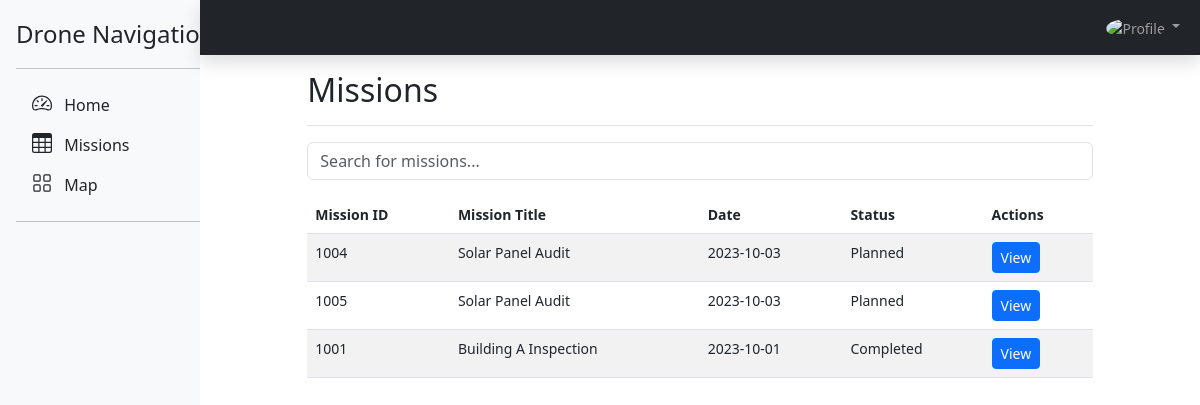
Screenshot of /php/src/fyp_frontend/dashboard/?page=1 (signed in) with the database file from the repository.
### tables this page shows
CREATE TABLE `missiontable` (
  `mission_id` int NOT NULL AUTO_INCREMENT,
  `user_id` int NOT NULL,
  `device_sn` varchar(32) DEFAULT NULL,
  `mission_name` varchar(255) NOT NULL,
  `mission_Flight_Route` varchar(255) DEFAULT NULL,
  `location` varchar(255) NOT NULL,
  `start_time` datetime NOT NULL,
  `end_time` datetime DEFAULT NULL,
  `status` varchar(50) NOT NULL DEFAULT 'planned',
  `notes` text,
  PRIMARY KEY (`mission_id`),
  KEY `missiontable_fk` (`user_id`),
  CONSTRAINT `missiontable_fk` FOREIGN KEY (`user_id`) REFERENCES `usertable` (`user_id`) ON DELETE RESTRICT ON UPDATE RESTRICT
);

### php/src/fyp_frontend/dashboard/_main/missions.inc.php (the view, shortened to what this page needs)
<?php
function getMissionsPage() {
  $pdo = dbconnect();
  if (isset($_SESSION['userid'])) {
    $user_id = $_SESSION['userid'];
  } else {
    echo '<p>Please <a href="../login/">login</a> to access the dashboard.</p>';
    return;
  }
  $query = "SELECT mission_id, mission_name, status, start_time FROM missiontable WHERE user_id = ? ORDER BY start_time DESC";
  $stmt = $pdo->prepare($query);
  $stmt->execute([$user_id]);
  $missions = $stmt->fetchAll(PDO::FETCH_ASSOC);
  ?>
  <main class="col-md-9 mx-auto col-lg-10 px-md-4">
    <div class="d-flex justify-content-between flex-wrap flex-md-nowrap align-items-center pt-3 pb-2 mb-3 border-bottom">
      <h1 class="h2">Missions</h1>
    </div>
    <div class="input-group mb-3">
      <input type="text" id="searchInput" class="form-control" placeholder="Search for missions..." onkeyup="filterTable()">
    </div>
  <?php if (count($missions) > 0) { ?>
    <table class="table table-striped table-hover" id="missionsTable">
      <thead class="thead-dark">
        <tr>
          <th>Mission ID</th>
          <th>Mission Title</th>
          <th>Date</th>
          <th>Status</th>
          <th>Actions</th>
        </tr>
      </thead>
      <tbody>
      <?php foreach ($missions as $row) {
          $missionId = htmlspecialchars($row['mission_id']);
          $missionName = htmlspecialchars($row['mission_name']);
          $status = htmlspecialchars($row['status']);
          $startTime = htmlspecialchars($row['start_time']);
      ?>
        <tr id="mission-<?php echo $missionId; ?>">
          <td><?php echo $missionId; ?></td>
          <td><?php echo $missionName; ?></td>
          <td><?php echo date('Y-m-d', strtotime($startTime)); ?></td>
          <td><?php echo ucfirst($status); ?></td>
          <td>
          <a href="?page=3&id=<?php echo urlencode($missionId); ?>" class="btn btn-primary btn-sm">View</a>
          </td>
        </tr>
      <?php } ?>
      </tbody>
    </table>
  <?php } else { ?>
    <p>No missions found.</p>
  <?php } ?>
  </main>
  <?php } ?>

### php/src/fyp_frontend/dashboard/index.php (shortened to what this page needs)
<?php
  include_once('_main/getMainBody.php');
?>
<!doctype html>
<html lang="en">
  <head>
    <link href="../assets/dist/css/bootstrap.min.css" rel="stylesheet">
    <link href="dashboard.css" rel="stylesheet">
    <link href="sidebars.css" rel="stylesheet">
  </head>
  <body>
<div class="container-fluid">
  <div class="row">
    <nav id="sidebarMenu" class="col-md-3 col-lg-2 d-md-block bg-light sidebar collapse p-0">
      <?php include_once('_inc/sidebar.inc.php'); ?>
    </nav>
    <div class="col-md-9 col-lg-10 main-content px-0">
      <header class="navbar navbar-dark sticky-top bg-dark flex-md-nowrap p-0 shadow">
      <?php include_once('_inc/navbar.inc.php'); ?>
      </header>
    <?php
      if (array_key_exists('page', $_GET)){
        $pageMin = 1;
        $pageMax = 7;
        if (!filter_var($_GET['page'], FILTER_VALIDATE_INT, array("options"=> array("min_range"=>$pageMin, "max_range"=>$pageMax)))){
          getMainBody(0);
        } else {
          $requested_page = intval($_GET['page']);
          getMainBody($requested_page);
        }
      } else {
        getMainBody(0);
      }
    ?>
    </div>
  </div>
</div>
  </body>
</html>

### php/src/fyp_frontend/dashboard/_inc/sidebar.inc.php
<div class="d-flex flex-column flex-shrink-0 p-3 bg-light" style="width: 280px;">
    <a href="./" class="d-flex align-items-center mb-3 mb-md-0 me-md-auto link-dark text-decoration-none">
      <span class="fs-4">Drone Navigation</span>
    </a>
    <hr>
    <ul class="nav nav-pills flex-column mb-auto">
      <li>
        <a href="./" class="nav-link fs-6 link-dark">
          <svg class="bi pe-none me-2" width="20" height="20"><use xlink:href="#speedometer2"/></svg>
          Home
        </a>
      </li>
      <li>
        <a href="?page=1" class="nav-link fs-6 link-dark">
          <svg class="bi pe-none me-2" width="20" height="20"><use xlink:href="#table"/></svg>
          Missions
        </a>
      </li>
      <li>
        <a href="?page=2" class="nav-link fs-6 link-dark">
          <svg class="bi pe-none me-2" width="20" height="20"><use xlink:href="#grid"/></svg>
          Map
        </a>
      </li>
    </ul>
    <hr>
</div>

### php/src/fyp_frontend/dashboard/_inc/navbar.inc.php (shortened to what this page needs)
<nav class="navbar navbar-expand-lg navbar-dark bg-dark w-100">
  <div class="container-fluid">
    <div class="collapse navbar-collapse justify-content-end" id="navbarSupportedContent">
      <ul class="navbar-nav">
        <li class="nav-item dropdown">
          <a class="nav-link dropdown-toggle" href="#" role="button"
             data-bs-toggle="dropdown" aria-expanded="false">
            <img src="https://mdbootstrap.com/img/Photos/Avatars/img (31).jpg"
                 class="rounded-circle" height="30" alt="Profile">
          </a>
        </li>
      </ul>
    </div>
  </div>
</nav>

### php/src/fyp_frontend/dashboard/_main/getMainBody.php (shortened to what this page needs)
<?php
function getMainBody($str_page){
    $i = $str_page;
    switch ($i){
        case 1:
            include_once('Missions.inc.php');
            return getMissionsPage();
            break;
    }
}

### php/src/fyp_frontend/dashboard/dashboard.css (style rules this page uses)
body { font-size: 0.875rem; }
.sidebar { position: -webkit-sticky; position: sticky; top: 0; height: 100vh; overflow-y: auto; z-index: 1000; }
.sidebar .nav-link { font-weight: 500; color: #333; }

### php/src/fyp_frontend/dashboard/sidebars.css (style rules this page uses)
body { min-height: 100vh; min-height: -webkit-fill-available; }
html { height: -webkit-fill-available; }
main { height: 100vh; height: -webkit-fill-available; max-height: 100vh; overflow-x: auto; overflow-y: hidden; }
.dropdown-toggle { outline: 0; }

### php/src/fyp_frontend/dashboard/index.php (style rules this page uses)
.bi { vertical-align: -.125em; fill: currentColor; }

### rows the page displays
missiontable: mission_id "1004", mission_name "Solar Panel Audit", start_time "2023-10-03", status "Planned"
missiontable: mission_id "1005", mission_name "Solar Panel Audit", start_time "2023-10-03", status "Planned"
missiontable: mission_id "1001", mission_name "Building A Inspection", start_time "2023-10-01", status "Completed"
